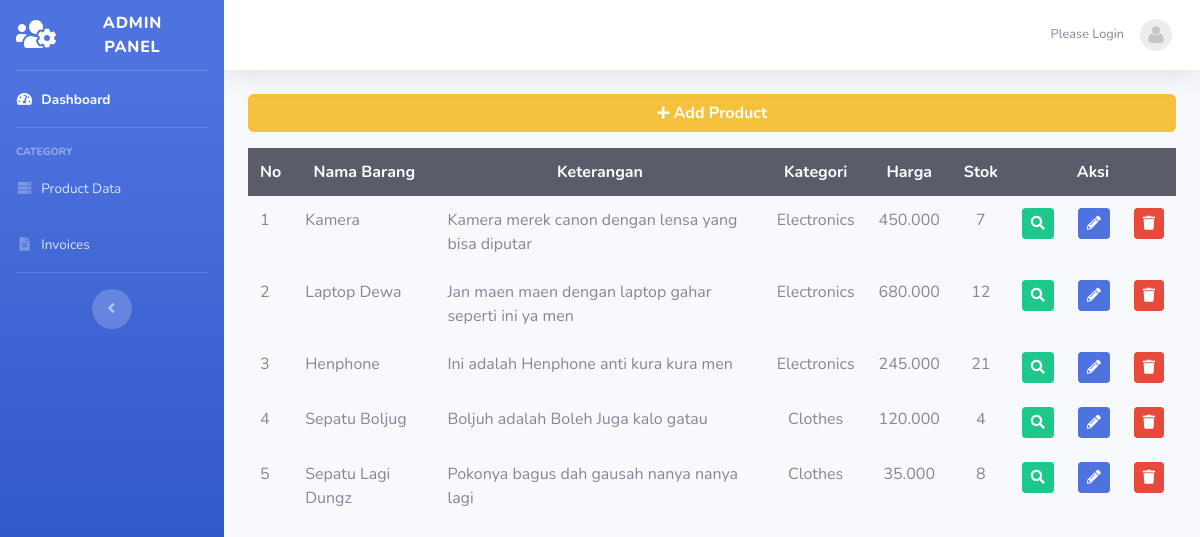
Page /index.php/admin/data_barang on the committed database.
### tables this page shows
CREATE TABLE `tb_barang` (
  `id_brg` int(11) NOT NULL,
  `nama_brg` varchar(120) NOT NULL,
  `keterangan_brg` varchar(225) NOT NULL,
  `kategori_brg` varchar(60) NOT NULL,
  `harga_brg` int(11) NOT NULL,
  `stok_brg` int(4) NOT NULL,
  `gambar_brg` text NOT NULL
);

### application/controllers/admin/Data_barang.php (called while the page is built, shortened)
<?php
class Data_barang extends CI_Controller
{
    public function index()
    {
        $data['barang'] = $this->Model_barang->tampilBarang()->result_array();
        $this->load->view('templatesadmin/header');
        $this->load->view('templatesadmin/sidebar');
        $this->load->view('admin/databarang', $data);
        $this->load->view('templatesadmin/footer');
    }
}

### index.php (called while the page is built, shortened)
<?php
require_once BASEPATH.'core/CodeIgniter.php';

### application/models/Model_barang.php (called while the page is built, shortened)
<?php
class Model_barang extends CI_Model
{
    public function tampilBarang()
    {
        return $this->db->get('tb_barang');
    }
}

### application/views/admin/databarang.php (the view, shortened to what this page needs)
<div class="container-fluid">
    <button class="btn btn-block btn-warning font-weight-bold my-3" data-toggle="modal" data-target="#addProduct"><i class="fas fa-sm fa-plus"></i> Add Product</button>
    <table class="table table-borderless">
        <thead class="thead-dark text-center">
            <tr>
                <th>No</th>
                <th>Nama Barang</th>
                <th>Keterangan</th>
                <th>Kategori</th>
                <th>Harga</th>
                <th>Stok</th>
                <th colspan="3">Aksi</th>
            </tr>
        </thead>
        <tbody>
            <?php $no = 1;
            foreach ($barang as $brg) : ?>
                <tr>
                    <td><?= $no++; ?></td>
                    <td><?= $brg['nama_brg']; ?></td>
                    <td><?= $brg['keterangan_brg']; ?></td>
                    <td class="text-center"><?= $brg['kategori_brg']; ?></td>
                    <td class="text-center"><?= number_format($brg['harga_brg'], 0, ",", "."); ?></td>
                    <td class="text-center"><?= $brg['stok_brg']; ?></td>
                    <td><?= anchor('admin/Data_barang/detail/' . $brg['id_brg'], '<button class="btn btn-success btn-sm"><i class="fas fa-search"></i></button>') ?></td>
                    <td><?= anchor('admin/Data_barang/edit/' . $brg['id_brg'], '<button class="btn btn-primary btn-sm"><i class="fas fa-pencil-alt"></i></button>') ?></td>
                    <td><?= anchor('admin/Data_barang/delete/' . $brg['id_brg'], '<button class="btn btn-danger btn-sm"><i class="fas fa-trash"></i></button>') ?></td>
                </tr>
            <?php endforeach; ?>
        </tbody>
    </table>
</div>

### application/views/templatesadmin/header.php (shortened to what this page needs)
<!DOCTYPE html>
<html lang="en">
<head>
  <link href="<?= base_url('assets/') ?>vendor/fontawesome-free/css/all.min.css" rel="stylesheet" type="text/css">
  <link href="<?= base_url('assets/') ?>css/sb-admin-2.css" rel="stylesheet">
</head>
<body id="page-top">

### application/views/templatesadmin/sidebar.php (shortened to what this page needs)
<div id="wrapper">
   <ul class="navbar-nav bg-gradient-primary sidebar sidebar-dark accordion" id="accordionSidebar">
      <a class="sidebar-brand d-flex align-items-center justify-content-center" href="index.html">
         <div class="sidebar-brand-icon">
            <i class="fas fa-users-cog"></i>
         </div>
         <div class="sidebar-brand-text mx-3">Admin Panel</div>
      </a>
      <hr class="sidebar-divider my-0">
      <li class="nav-item active">
         <a class="nav-link" href="<?= base_url('admin/Dashboard_admin'); ?>">
            <i class="fas fa-fw fa-tachometer-alt"></i>
            <span>Dashboard</span></a>
      </li>
      <hr class="sidebar-divider">
      <div class="sidebar-heading">
         Category
      </div>
      <li class="nav-item">
         <a class="nav-link" href="<?= base_url('admin/Data_barang'); ?>">
            <i class="fas fa-fw fa-server"></i>
            <span>Product Data</span></a>
      </li>
      <li class="nav-item">
         <a class="nav-link" href="<?= base_url('admin/Invoice'); ?>">
            <i class="fas fa-fw fa-file-alt"></i>
            <span>Invoices</span></a>
      </li>
      <hr class="sidebar-divider d-none d-md-block">
      <div class="text-center d-none d-md-inline">
         <button class="rounded-circle border-0" id="sidebarToggle"></button>
      </div>
   </ul>
   <div id="content-wrapper" class="d-flex flex-column">
      <div id="content">
         <nav class="navbar navbar-expand navbar-light bg-white topbar mb-4 static-top shadow">
            <ul class="navbar-nav ml-auto">
               <?php if ($this->session->userdata('role_id') == 2) : ?>
<li class="nav-item dropdown no-arrow">
  <a class="nav-link dropdown-toggle" href="#" id="userDropdown" role="button" data-toggle="dropdown" aria-haspopup="true" aria-expanded="false">
    <span class="mr-3 d-none d-lg-inline text-gray-600 small"><?= $this->session->userdata('username') ?></span>
    <img class="img-profile rounded-circle" src="<?=base_url('assets/img/noprofile.png')?>">
  </a>
  <div class="dropdown-menu dropdown-menu-right shadow animated--grow-in" aria-labelledby="userDropdown">
    <a class="dropdown-item" href="<?php echo base_url('Auth/logout') ?>">
      <i class="fas fa-sign-out-alt fa-sm fa-fw mr-2 text-gray-400"></i>
      Logout
    </a>
  </div>
</li>
<?php else : ?>
<li class="nav-item dropdown no-arrow">
  <a class="nav-link dropdown-toggle" href="#" id="userDropdown" role="button" data-toggle="dropdown" aria-haspopup="true" aria-expanded="false">
    <span class="mr-3 d-none d-lg-inline text-gray-600 small">Please Login</span>
    <img class="img-profile rounded-circle" src="<?=base_url('assets/img/noprofile.png')?>">
  </a>
</li>
<?php endif; ?>
            </ul>
         </nav>

### application/views/templatesadmin/footer.php (shortened to what this page needs)
</body>
</html>

### rows in the picture
tb_barang: nama_brg "Kamera", keterangan_brg "Kamera merek canon dengan lensa yang bisa diputar", kategori_brg "Electronics", harga_brg "450.000", stok_brg "7"
tb_barang: nama_brg "Laptop Dewa", keterangan_brg "Jan maen maen dengan laptop gahar seperti ini ya men", kategori_brg "Electronics", harga_brg "680.000", stok_brg "12"
tb_barang: nama_brg "Henphone", keterangan_brg "Ini adalah Henphone anti kura kura men", kategori_brg "Electronics", harga_brg "245.000", stok_brg "21"
tb_barang: nama_brg "Sepatu Boljug", keterangan_brg "Boljuh adalah Boleh Juga kalo gatau", kategori_brg "Clothes", harga_brg "120.000", stok_brg "4"
tb_barang: nama_brg "Sepatu Lagi Dungz", keterangan_brg "Pokonya bagus dah gausah nanya nanya lagi", kategori_brg "Clothes", harga_brg "35.000", stok_brg "8"
